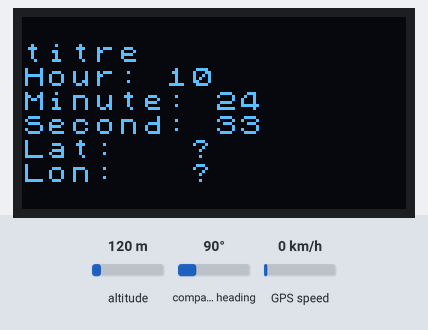
This sketch was run on a simulated Arduino Uno, built with avr-gcc and run on an emulated ATmega328P. Parts: 128×64 one-colour display. The inputs (shaded band) are chosen by the test bench; at power-on: altitude 120 m, compass heading 90°, GPS speed 0 km/h. The GPS gets a fix after 3 s at 37.7749, -122.4194 with 8 satellites; what the sketch prints to the serial monitor is not drawn.

Above: at 3.3 s.
At 15.77 s:
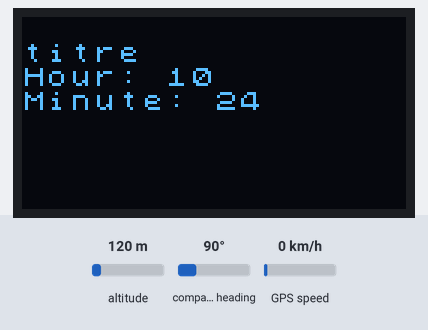
At 22.1 s:
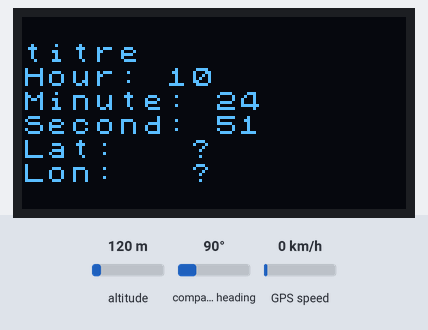
At 34.53 s:
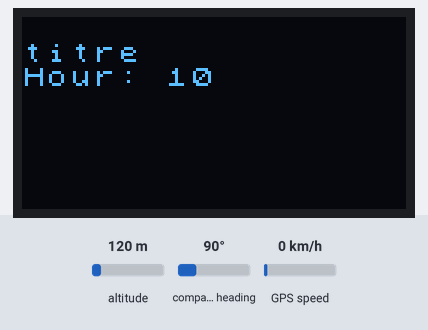

Measured:
- what the display in image 0 shows lasts 6.1 s, from 3.3 s to 9.4 s

The sketch:

esp32.mini.GPS.NEO.Tiny.I2C.221207.ino
```cpp
#include <Arduino.h>
#include <SoftwareSerial.h>
#include <U8x8lib.h>  // bibliothèque à charger a partir de


#include <TinyGPS++.h>

#define GPSRX 22  // 17
#define GPSTX 21  // 16
#define GPSBaud 9600 //GPS Baud rate

SoftwareSerial uart(GPSRX, GPSTX);
TinyGPSPlus gps;

U8X8_SSD1306_128X64_NONAME_SW_I2C u8x8(15,4,16); // clock, data, reset

void disp(int d1, int d2, int d3, float lt, float lg)
{
  char dbuf[16];
  u8x8.clear();
  Serial.println("titre");
  u8x8.drawString(0,1,"titre"); // 0 – colonne (max 15), 1 – ligne (max 7)
  sprintf(dbuf,"Hour: %d",d1); u8x8.drawString(0,2,dbuf);
  sprintf(dbuf,"Minute: %d",d2); u8x8.drawString(0,3,dbuf);
  sprintf(dbuf,"Second: %d",d3);u8x8.drawString(0,4,dbuf);
  sprintf(dbuf,"Lat: %3.6f",lt); u8x8.drawString(0,5,dbuf);
  sprintf(dbuf,"Lon: %3.6f",lg);u8x8.drawString(0,6,dbuf);
  delay(6000);
}


void setup(){
  Serial.begin(9600);
  delay(1000);
  uart.begin(GPSBaud);
  delay(1000);
  Serial.println("start UART");
  delay(1000);
  u8x8.begin();  // initialize OLED
  u8x8.setFont(u8x8_font_chroma48medium8_r);
}


  int i=0,ihour;
  char gpst[2048],ttime[16],ftime[16],hour[8],nhour[2];
  char *ptr=NULL;

  void loop(){
    while (uart.available() > 0)
      {
        gps.encode(uart.read());
        if (gps.location.isUpdated())
          {
            Serial.print("Latitude= ");
            Serial.print(gps.location.lat(), 6);
            Serial.print(" Longitude= ");
            Serial.println(gps.location.lng(), 6);
            Serial.print("Date:");
            Serial.print(gps.date.month());
            Serial.print("/");
            Serial.print(gps.date.day());
            Serial.print("/");
            Serial.print(gps.date.year());
            Serial.print("   Time:");
            if (gps.time.hour() < 10)
              Serial.print("0");
            Serial.print(gps.time.hour());
            Serial.print(":");
            if (gps.time.minute() < 10)
              Serial.print("0");
            Serial.print(gps.time.minute());
            Serial.print(":");
            Serial.println(gps.time.second());
            disp(gps.time.hour(), gps.time.minute(), gps.time.second(),gps.location.lat(),gps.location.lng() );
          }
        }
      }
```
